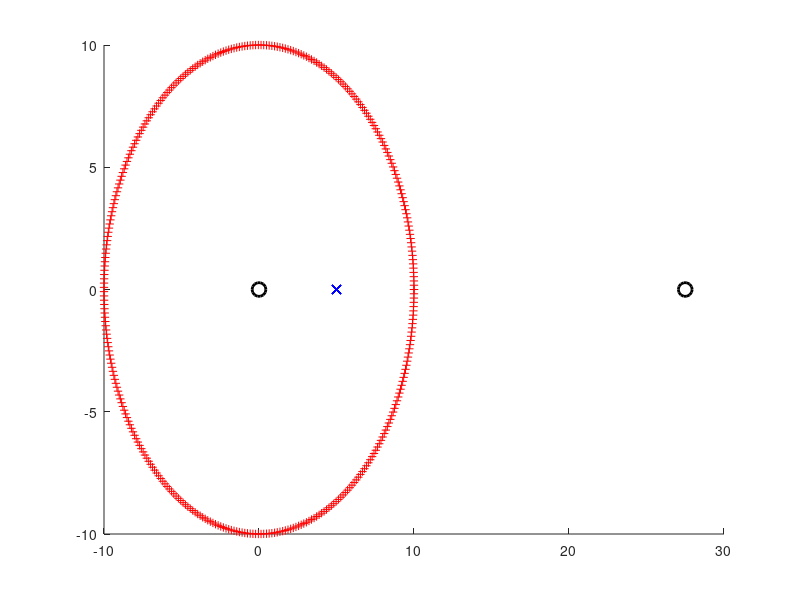
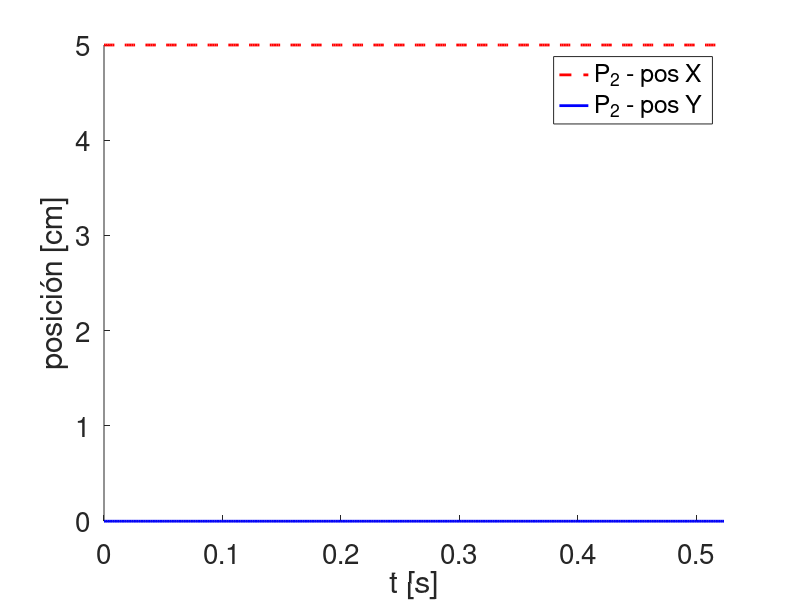
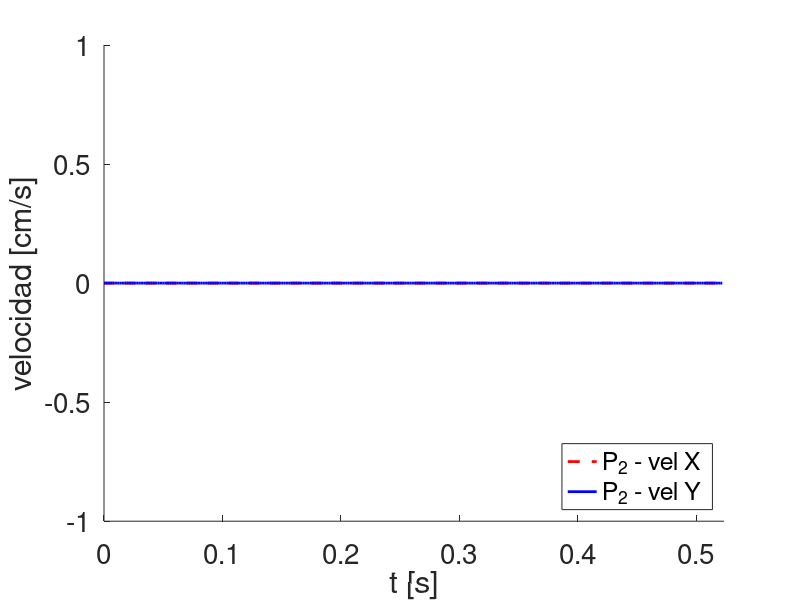

Reproduce these figures in MATLAB, in order.
% Introduccion a Octave - 2022 - FCAI-UNCuyo - MoCCAI
% 
% Trabajo Practico 5 - Ejercicio 1
%
% Cinematica del solido rigido.
%
% Se considera un sistema de barras que giran sin rozamiento.
% Una barra AB de longitud a=10cm gira con velocidad angular de 12 [rad/s] en 
% sentido anti horario. A esta barra esta unida una barra BC de longitud b=15cm,
% la cual gira libremente. Finalmente el otro extremo de la barra BC está unida
% a la barra CD de longitud c=20cm que posee su otro extremo fijo.
%
% Se pide 
% 1) determinar la posicion de las barras en funcion del tiempo, 
%    graficar trayectorias en el plano XY.
% 2) graficar la posicion horizontal y vertical del punto C en funcion del tiempo 
% 3) determinar las velocidades de los puntos de union.
% 4) realizar una animacion donde se aprecien las posiciones de las barras y 
%    las velocidades en X e Y del punto C (punto 2).
 
clear all
close all


% Datos
a=10;
b=15;
c=20;
w=12;  %velocidad angular

% Si se desea ver la animacion del sistema se debe definir ipeli menor a 0
ipeli=1;

% 1) ====================================================================
% Mediante un analisis geometrico determinamos las posiciones de los 
% puntos P1 y P2 (puntos B y C).

% Se considera que el origen (0,0) es el punto A.
function [x1, y1] = pos_pto1(a, wt)
  x1 = a * cos(wt);
  y1 = a * sin(wt);
endfunction


function [x2, y2] = pos_pto2(a, c, pt)
  x2 = a/2 + c - c * cos(pt);
  y2 = c * sin(pt);
endfunction

% Determinamos las posiciones para una vuelta completa, t=[0,2*pi/w]
Nt= 360; %nro de instantes de  tiempo a evaluar
tt= linspace(0,2*pi/w,Nt);
P1= zeros(Nt,2);
P2= zeros(Nt,2);
for i=1:Nt
  wt = w*tt(i);
  
  [x1, y1] = pos_pto1(a, wt);
  
  L     = 0.0; %==> completar
  beta  = 0.0; %==> completar
  theta = 0.0; %==> completar
  
  pt   = beta+theta;
  [x2, y2] = pos_pto2(a, c, pt);

  %Almacenamos las posiciones de los puntos en funcion de t   
  P1(i,:) = [x1, y1];
  P2(i,:) = [x2, y2];
end

% Trayectorias de los puntos P1 y P2
figure(1);clf
hold on
plot(0,0,'ko','markersize',10,'linewidth',2)
plot(b/2+c,0,'ko','markersize',10,'linewidth',2)
plot(P1(:,1),P1(:,2),'r+')
plot(P2(:,1),P2(:,2),'bx')
hold off

% 2) ====================================================================
% Posicion del punto P2 en funcion del tiempo
figure(2);clf
hold on
plot(tt,P2(:,1),'r--','linewidth',2)
plot(tt,P2(:,2),'b-','linewidth',2)
hold off
xlabel('t [s]','fontsize',20)
ylabel('posición [cm]','fontsize',20)
h=legend('P_2 - pos X', 'P_2 - pos Y');
xlim([0, 2*pi/w])
set(h,'fontsize',20)  
set(gca,'fontsize',20)  

% 3) ====================================================================
% Velocidad del punto P2 en funcion del tiempo
dt=tt(2);

V2=zeros(Nt-1,2);
%V2= ... ==> COMPLETAR - ver funcion diff

figure(3);clf
hold on
plot(tt(1:Nt-1),V2(:,1),'r--','linewidth',2)
plot(tt(1:Nt-1),V2(:,2),'b-','linewidth',2)
hold off
xlabel('t [s]','fontsize',20)
ylabel('velocidad [cm/s]','fontsize',20)
h=legend('P_2 - vel X', 'P_2 - vel Y','location','southeast');
xlim([0, 2*pi/w])
set(h,'fontsize',20)  
set(gca,'fontsize',20)

% 4) ====================================================================
% Realizamos una animacion para ver la cinematica de las barras 
% Este loop while funciona perfecto: *** NO TOCAR! ***
while (ipeli<0)
  for i=1:10:Nt
    
    figure(4);clf
    subplot(1,2,1)
    hold on
    plot(P1(1:i,1),P1(1:i,2),'r.','markersize',14)
    plot(P2(1:i,1),P2(1:i,2),'k.','markersize',14)
    plot(0,0,'ko','markersize',14,'linewidth',3)
    plot(a/2+c,0,'ko','markersize',14,'linewidth',3)
    plot(P1(i,1),P1(i,2),'ko','markersize',14,'linewidth',3)
    plot(P2(i,1),P2(i,2),'ko','markersize',14,'linewidth',3)
    plot([0,P1(i,1)],[0,P1(i,2)],'ro-','linewidth',10)
    plot([P1(i,1),P2(i,1)],[P1(i,2),P2(i,2)],'bo-','linewidth',10)
    plot([P2(i,1),a/2+c],[P2(i,2),0],'ko-','linewidth',10)
    axis equal
    xlim([-a,a/2+c])
    ylim([-a,c])
    hold off
    xlabel('x [cm]','fontsize',24)
    ylabel('y [cm]','fontsize',24)
    set(gca,'fontsize',20,'linewidth', 2)
    
    subplot(1,2,2)
    hold on
    plot(tt(1:Nt-1),V2(:,1),'r:','linewidth',3)
    plot(tt(1:Nt-1),V2(:,2),'b-','linewidth',3)
    plot(tt(i),V2(i,1),'ro','markersize',18,'linewidth',3,'markerfacecolor','g')
    plot(tt(i),V2(i,2),'bo','markersize',18,'linewidth',3,'markerfacecolor','g')
    hold off
    xlabel('t [s]','fontsize',24)
    ylabel('velocidad [cm/s]','fontsize',24)
    h=legend('P_2 - vel X', 'P_2 - vel Y','location','southeast');
    xlim([0, 2*pi/w])
    ylim([-170,130])
    set(h,'fontsize',20)  
    set(gca,'fontsize',20,'linewidth', 2)
    
    pause(0.01)
  end
  ipeli=ipeli+1;
end
